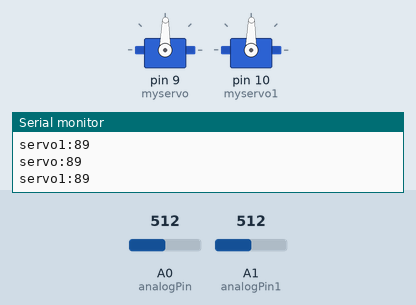
This sketch was run on a simulated Arduino Uno, built with avr-gcc and run on an emulated ATmega328P. On the bench: 2 × servo, the last lines printed to the serial monitor. The inputs (shaded band) are chosen by the test bench; at power-on: A0 (analogPin) = 512, A1 (analogPin1) = 512.

Above: at 1.2 s.
1.3 s: A0 (analogPin) set to 61
At 2.5 s:
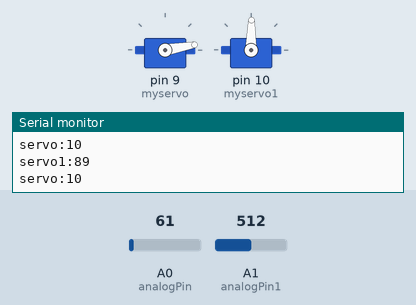
2.8 s: A0 (analogPin) set to 52
At 3.1 s:
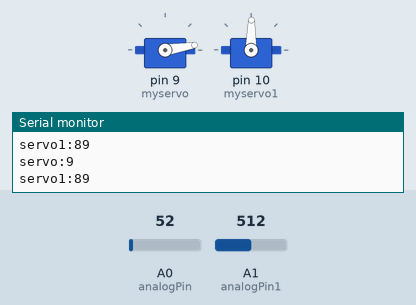
4.3 s: A1 (analogPin1) set to 62
At 5.5 s:
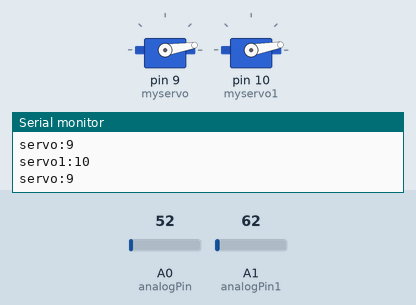
5.8 s: A1 (analogPin1) set to 53
At 6.1 s:
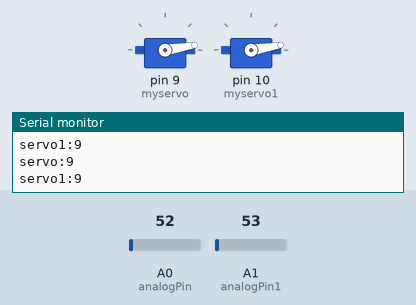
7.3 s: A1 (analogPin1) set to 122
At 8.5 s:
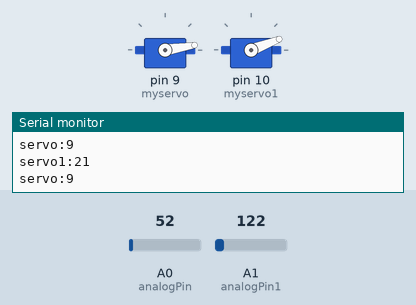
8.8 s: A0 (analogPin) set to 122
At 10.1 s:
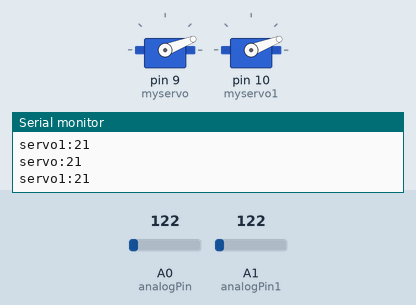
Timing chart, 0 to 11.3 s (numbered marks = the images above; inputs shaded):
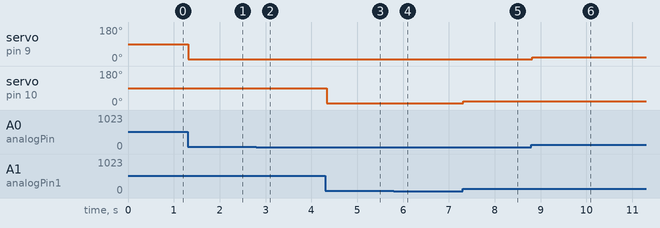

Measured:
- after the input at 1.3 s, servo on pin 9 (myservo): 89° → 10° at once
- after the input at 2.8 s, servo on pin 9 (myservo): 10° → 9° at once
- after the input at 4.3 s, servo on pin 10 (myservo1): 89° → 10° at once
- after the input at 5.8 s, servo on pin 10 (myservo1): 10° → 9° at once
- after the input at 7.3 s, servo on pin 10 (myservo1): 9° → 21° at once
- after the input at 8.8 s, servo on pin 9 (myservo): 9° → 21° at once

The sketch:

Joystickwithservo.ino
```cpp
#include <Servo.h>
Servo myservo;
Servo myservo1;
int analogPin = 0;
int analogPin1 = 1;
int val,val1;
void setup()
{
  myservo.attach(9);  // 9号引脚输出电机控制信号
  myservo1.attach(10);
  Serial.begin(9600);         //仅能使用9、10号引脚
}
void loop()
{
  Serial.print("servo:");
  Serial.println(val);
  delay(15);
  Serial.print("servo1:");
  Serial.println(val1);
  val = analogRead(analogPin);
  val1 = analogRead(analogPin1);
 // 读取来自可变电阻的模拟值（0到1023之间）
  val = map(val, 0, 1023, 0, 179);     // 利用“map”函数缩放该值，得到伺服电机需要的角度（0到180之间）
  val1 = map(val1, 0, 1023, 0, 179);
  myservo.write(val);     // 设定伺服电机的位置
  myservo1.write(val1);
  delay(15);             // 等待电机旋转到目标角度
}
```
